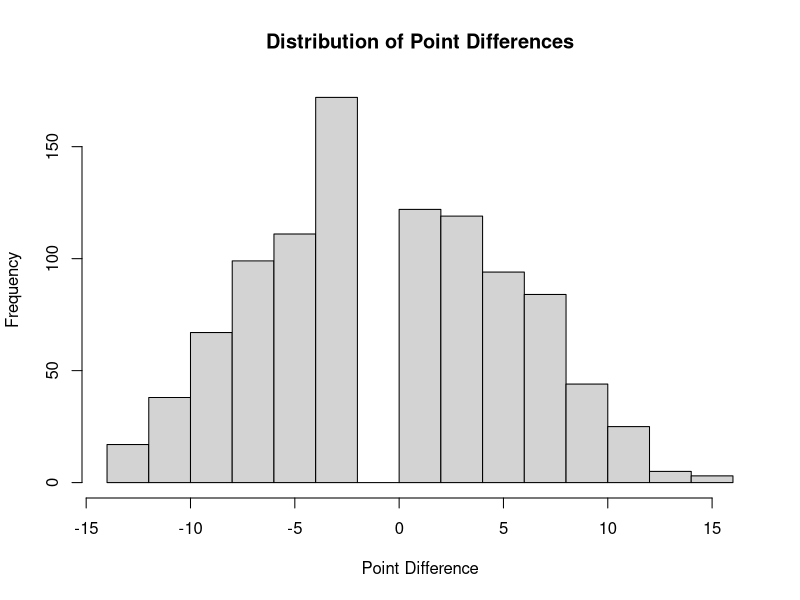

Reproduce this figure in R.
## ---- chunk 1
knitr::opts_chunk$set(echo=T,eval=T,message=F,warning=F,fig.align='center')
library(tidyverse)
## ---- chunk 2
playPingPong <- function(scoreTrigger = 21, winMargin=2, probPlayerA=0.5){
  #initialize a score vector to be 0,0

  #repeat while the winning condition has not been reached
  #i.e. repeat while max score < 21 or point difference < 2
  playerA = 0
  playerB = 0
  while((playerA < 21 && playerB < 21)) {
    point = rbinom(1, 1, probPlayerA)
    playerA = if(point == 0)  playerA else playerA + 1 
    playerB = if(point == 0)  playerB + 1 else playerB  
  }
  while (abs(playerA - playerB) < 2) {
    point = rbinom(1, 1, probPlayerA)
    playerA = if(point == 0)  playerA else playerA + 1 
    playerB = if(point == 0)  playerB + 1 else playerB  
  }
  return(playerA - playerB)
  
    #Assign a point to player 1 or 2 randomly
  
  #return the point difference
}
## ---- chunk 3
#TODO: Enter Code Here
reps = replicate(1000, playPingPong())
hist(reps, main="Distribution of Point Differences", xlab="Point Difference")
mean(reps)
## ---- chunk 4
mean(reps <= -6)
## ---- chunk 5

print(1 - phyper(3, 30, 120, 10)) 


## ---- chunk 6
rankings = c(replicate(30, 1), replicate(120, 0))
reps = replicate(1e5, sum(sample(rankings)[1:10]))
mean(reps >= 4)
## ---- chunk 7
before = c(4,5,6,3,6,3,4,5,5,3,4,6,4,6,3,4,2,2,0,7,5,8,4,5,1,4,4,8,2,3)
after  = c(3,2,4,3,7,5,5,2,2,4,5,2,2,6,1,5,6,3,2,3,7,3,4,5,4,2,2,6,7,8)
## ---- chunk 8
set.seed(123)
dist = c(before, after)
length(dist)
reps = replicate(1e5, sample(dist)) #will be a matrix w/ each column as a permutation 
before_reps = reps[1:length(before), ] #1st half will be before installing
after_reps = reps[(length(before) + 1): length(dist),] #2nd half will be after installing
b4_mean = colMeans(before_reps) 
after_mean = colMeans(after_reps)
mean(abs(b4_mean - after_mean) >= abs(mean(before) - mean(after))) #2-tailed, probability of simulated diff in averages diverging from observed
## ---- chunk 9
p_value = 1 - pbinom(46, size = 416, prob = 0.10)
print(p_value)
## ---- chunk 10
print(mean(rbinom(1e5, 416, .1) >= 47))
